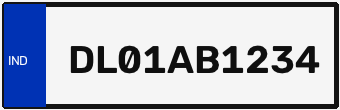
#> input picture scratch/debug_input.png, 340 x 110 px
$ python -i preprocessing.py   (imports and definitions only)
#> lines starting #> are read from the running program, lines starting #| are printed output that depends on the picture; after the words box and inside, x2 and y2 are one past the last pixel; in counts of white or black regions, pixels touching at a corner belong together
import cv2
import numpy as np
from typing import Tuple, List, Optional

def apply_clahe(image: np.ndarray, clip_limit: float = 2.0, tile_grid_size: tuple[int, int] = (8, 8)) -> np.ndarray:
    """
    Applies Contrast Limited Adaptive Histogram Equalization (CLAHE)
    to enhance license plate visibility in poor lighting, shadows, or glare.
    """
    if image is None or image.size == 0:
        return image

    if len(image.shape) == 3:
        lab = cv2.cvtColor(image, cv2.COLOR_BGR2LAB)
        l, a, b = cv2.split(lab)
        clahe = cv2.createCLAHE(clipLimit=clip_limit, tileGridSize=tile_grid_size)
        l_enhanced = clahe.apply(l)
        enhanced_lab = cv2.merge((l_enhanced, a, b))
        return cv2.cvtColor(enhanced_lab, cv2.COLOR_LAB2BGR)
    else:
        clahe = cv2.createCLAHE(clipLimit=clip_limit, tileGridSize=tile_grid_size)
        return clahe.apply(image)

def upscale_plate_if_needed(plate_crop: np.ndarray, target_height: int = 72) -> np.ndarray:
    """
    Upscales small license plate crops using high-quality bicubic interpolation
    so that OCR neural nets and morphological extractors have sufficient pixel resolution.
    """
    if plate_crop is None or plate_crop.size == 0:
        return plate_crop

    h, w = plate_crop.shape[:2]
    if h < target_height:
        scale = target_height / float(h)
        new_w = int(w * scale)
        return cv2.resize(plate_crop, (new_w, target_height), interpolation=cv2.INTER_CUBIC)
    return plate_crop

def prepare_plate_for_ocr(plate_img: np.ndarray) -> np.ndarray:
    """
    Full robust preprocessing pipeline:
    1. Upscale low-res crops
    2. CLAHE contrast enhancement
    3. Bilateral edge-preserving noise smoothing
    """
    if plate_img is None or plate_img.size == 0:
        return plate_img

    upscaled = upscale_plate_if_needed(plate_img, target_height=80)
    enhanced = apply_clahe(upscaled, clip_limit=2.5)
    smoothed = cv2.bilateralFilter(enhanced, d=5, sigmaColor=50, sigmaSpace=50)
    return smoothed

def rectify_plate_perspective(plate_crop: np.ndarray) -> np.ndarray:
    """
    Rectifies angled/skewed license plate images using contour corner detection.
    """
    if plate_crop is None or plate_crop.size == 0:
        return plate_crop
    return plate_crop

def get_ocr_variants(plate_img: np.ndarray) -> List[np.ndarray]:
    """
    Generates enhanced image variants for high-speed OCR recognition.
    Returns prioritized list: CLAHE grayscale primary, and adaptive Otsu fallback.
    """
    if plate_img is None or plate_img.size == 0:
        return []

    base = prepare_plate_for_ocr(plate_img)
    gray = cv2.cvtColor(base, cv2.COLOR_BGR2GRAY) if len(base.shape) == 3 else base

    # Primary Variant: Grayscale CLAHE (highest OCR accuracy for EasyOCR)
    clahe_gray = apply_clahe(gray, clip_limit=2.5)

    # Secondary Variant: Adaptive Otsu thresholded fallback
    _, otsu = cv2.threshold(clahe_gray, 0, 255, cv2.THRESH_BINARY + cv2.THRESH_OTSU)

    return [clahe_gray, otsu]

>>> import cv2
>>> picture = cv2.imread('../scratch/debug_input.png')
#> picture is the input picture: shape (110, 340, 3); mean B, G, R 194.2, 179.5, 173.8
>>> result = get_ocr_variants(picture)
#> in apply_clahe, `lab = cv2.cvtColor(image, cv2.COLOR_BGR2LAB)`: lab: shape (110, 340, 3); mean of channels 0, 1, 2 182.1, 132.5, 119.9
#> in apply_clahe, `l, a, b = cv2.split(lab)`:
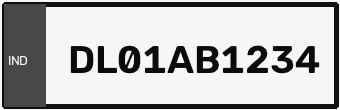
#> l: shape (110, 340); min 11, max 255, mean 182.1
#> in apply_clahe, `l, a, b = cv2.split(lab)`:
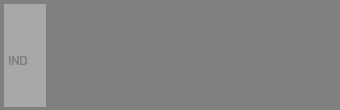
#> a: shape (110, 340); min 128, max 168, mean 132.5
#> in apply_clahe, `l, a, b = cv2.split(lab)`:
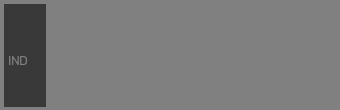
#> b: shape (110, 340); min 57, max 128, mean 119.9
#> in apply_clahe, `enhanced_lab = cv2.merge((l_enhanced, a, b))`: enhanced_lab: shape (110, 340, 3); mean of channels 0, 1, 2 183.8, 132.5, 119.9
#> in apply_clahe, `return cv2.cvtColor(enhanced_lab, cv2.COLOR_LAB2BGR)`:
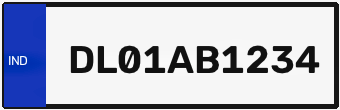
#> returned value: shape (110, 340, 3); mean B, G, R 195.9, 181.1, 177.1
#> in get_ocr_variants, `_, otsu = cv2.threshold(clahe_gray, 0, 255, cv2.THRESH_BINARY + cv2.TH..`:
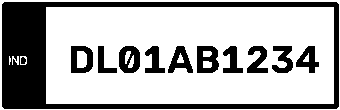
#> otsu: shape (110, 340); 69.5% white; 12 black regions, largest, box (x1, y1, x2, y2) and area: (2, 2, 339, 109) 8000, (197, 46, 219, 73) 435, (119, 46, 140, 73) 406
#> result = 2 items

$ run again, on scratch/debug_ka.png
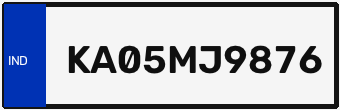
#> input picture scratch/debug_ka.png, 340 x 110 px
#> picture is the input picture: shape (110, 340, 3); mean B, G, R 193.5, 178.8, 173.1
#> lab: shape (110, 340, 3); mean of channels 0, 1, 2 181.4, 132.5, 119.9
#> in apply_clahe, `l, a, b = cv2.split(lab)`:
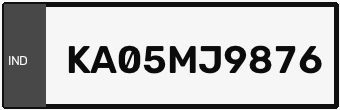
#> l: shape (110, 340); min 11, max 255, mean 181.4
#> enhanced_lab: shape (110, 340, 3); mean of channels 0, 1, 2 183.2, 132.5, 119.9
#> in get_ocr_variants, `_, otsu = cv2.threshold(clahe_gray, 0, 255, cv2.THRESH_BINARY + cv2.TH..`:
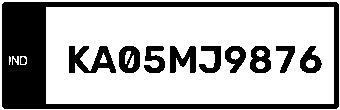
#> otsu: shape (110, 340); 69.2% white; 11 black regions, largest, box (x1, y1, x2, y2) and area: (2, 2, 339, 109) 7999, (69, 46, 116, 73) 703, (170, 46, 196, 73) 454
#> result = 2 items
